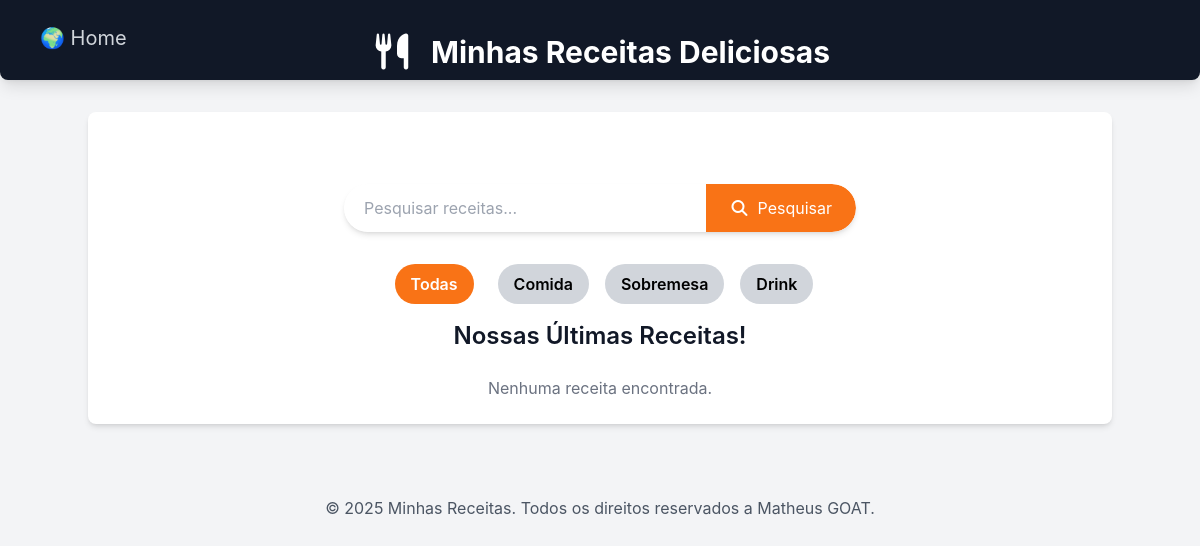
The page /receitas/ on the database as committed earlier.
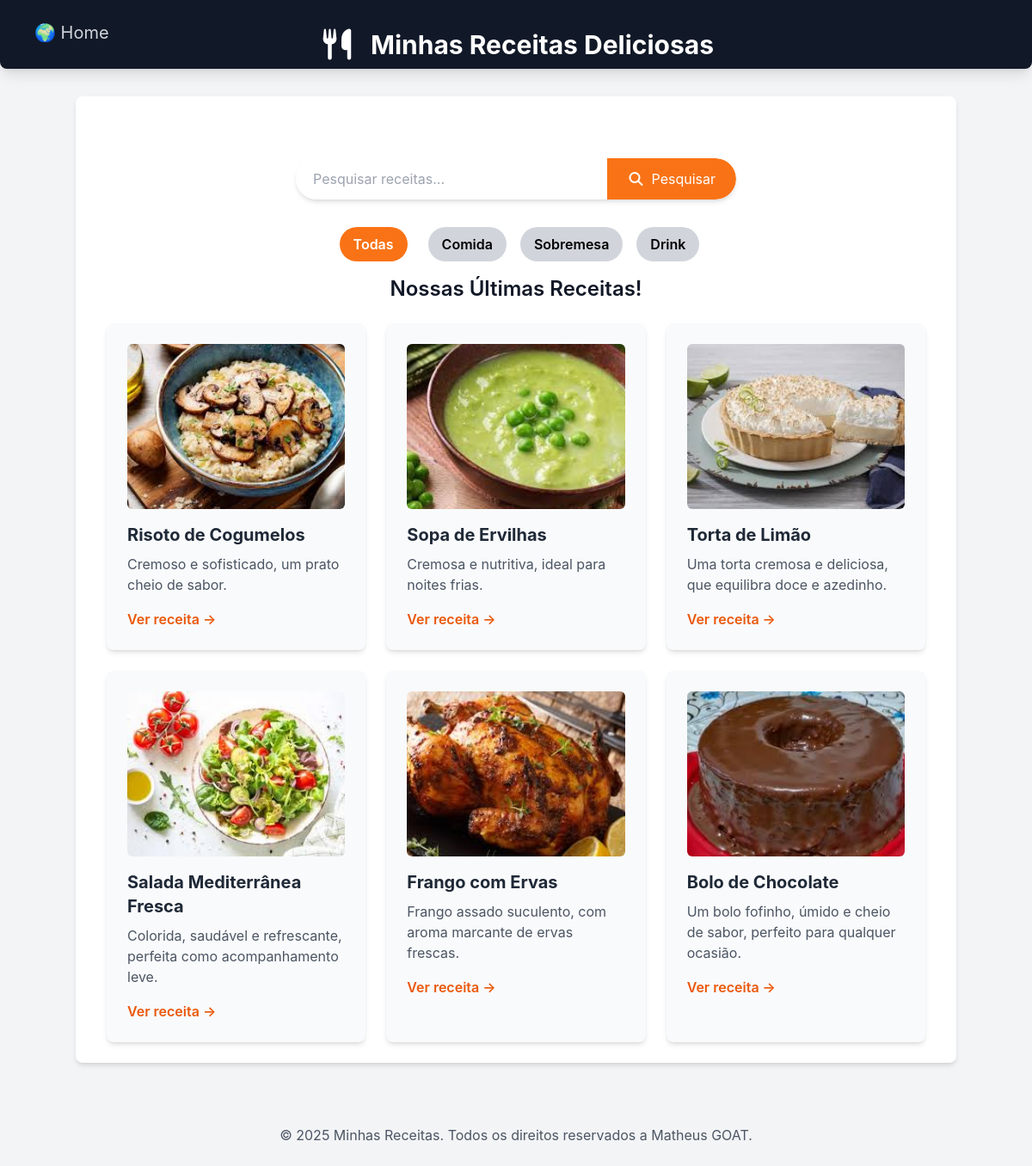
The same page on the database as committed later.
### receitas/models.py (models this page shows, shortened)
class Receita(models.Model):
    CATEGORIAS =[
        ('comida','Comida'),
        ('sobremesa','Sobremesa'),
        ('drink','Drink'),
    ]
    title = models.CharField("Título", max_length=200)
    description = models.TextField("Descrição")
    ingredients = models.TextField("Ingredientes")
    instructions = models.TextField("Modo de preparo")
    image = models.ImageField("Imagem", upload_to='receitas/images/', blank=True, null=True)
    categoria = models.CharField("Categoria", max_length=20, choices=CATEGORIAS, default='comida')
    created_at = models.DateTimeField(auto_now_add=True)
    updated_at = models.DateTimeField(auto_now=True)
    class Meta:
        verbose_name = "Receita"
        verbose_name_plural = "Receitas"
        ordering = ['-created_at'] #ordena as receitas pela data de criação (mais novas primeiro)

### receitas/views.py (the view)
# urls.py: 2. Add a URL to urlpatterns:  path('', views.home, name='home')
def home(request):
    categoria_slug = request.GET.get('categoria')
    categorias_choices = [choice[0] for choice in Receita.CATEGORIAS]
    if categoria_slug:
        receitas = Receita.objects.filter(categoria=categoria_slug)
        categoria_selecionada = categoria_slug
    else:
        receitas = Receita.objects.all()
        categoria_selecionada = None
    return render(request, 'receitas/home.html', {'receitas':receitas, 'categoria': categorias_choices, 'categoria_selecionada': categoria_selecionada})

### receitas/templates/receitas/home.html (shortened to what this page needs)
{% extends "receitas/base.html"%}
{% block content %}
<section class="container mx-auto mt-8 p-4 flex justify-center">
    <form method="get" action="{% url 'pesquisar_receitas' %}"
        class="w-full max-w-lg flex bg-white rounded-full shadow-md overflow-hidden">
        <input type="text" name="q" placeholder="Pesquisar receitas..."
            class="flex-grow p-3 text-gray-700 focus:outline-none focus:ring-2 focus:ring-orange-500 rounded-l-full pl-5">
        <button type="submit"
            class="bg-orange-500 hover:bg-orange-600 text-white p-3 px-6 rounded-r-full transition duration-300 ease-in-out flex items-center justify-center">
            <i class="fas fa-search mr-2"></i> Pesquisar
        </button>
    </form>
</section>
<nav class="relative justify-center my-4 z-10 flex space-x-4">
    <a href="{% url 'home' %}" class="text-white mx-2 px-4 py-2 rounded-full bg-orange-500 font-semibold">Todas</a>
    <a href="{% url 'home' %}?categoria=comida" class="text-black hover:text-orange-600 mx-2 px-4 py-2 rounded-full bg-gray-300 font-semibold">Comida</a>
    <a href="{% url 'home' %}?categoria=sobremesa"
        class="text-black hover:text-orange-600 mx-2 px-4 py-2 rounded-full bg-gray-300 font-semibold">Sobremesa</a>
    <a href="{% url 'home' %}?categoria=drink" class="text-black hover:text-orange-600 mx-2 px-4 py-2 rounded-full bg-gray-300 font-semibold">Drink</a>
</nav>
    <h2 class="text-2xl font-semibold mb-6 text-center">
        Nossas Últimas Receitas!
    </h2>
    <div class="flex flex-wrap justify-center gap-6">
        {% for receita in receitas %}
        <div
            class="w-full sm:w-[calc(50%-1.5rem)] lg:w-[calc(33.333%-1.5rem)] bg-gray-50 p-6 rounded-lg shadow-md hover:shadow-lg transition-shadow duration-300 ease-in-out">
            {% if receita.image %}
            <img src="{{receita.image.url}}" alt="Imagem de {{receita.title}}"
                class="w-full h-48 object-cover rounded-md mb-4">
            {% endif %}
            <h3 class="text-xl font-bold mb-2 text-gray-800">{{receita.title}}</h3>
            <p class="text-gray-600 mb-4">{{receita.description | truncatewords:20}}</p>
            <a href="{% url 'receita_detail' receita.id %}"
                class="text-orange-600 hover:text-orange-800 font-semibold">Ver receita &rarr;</a>
        </div>
        {% empty %}
        <p class="text-center text-gray-500 col-span-full">
            Nenhuma receita encontrada.
        </p>
        {% endfor %}
    </div>
{% endblock %}

### receitas/templates/receitas/base.html (shortened to what this page needs)
{% load static %}
<!DOCTYPE html>
<html lang="pt-br">
<head>
    <script src="https://cdn.tailwindcss.com"></script>
    <link rel="stylesheet" href="https://cdnjs.cloudflare.com/ajax/libs/font-awesome/7.0.0/css/all.min.css"
 />
</head>
<body class="bg-gray-100 text-gray-900">
    <header class="bg-gray-900 text-white h-[80px] p-6 shadow-lg rounded-b-lg">
        <nav class="ml-2 relative z-10 items-center flex space-x-4">
            <a href="{% url 'home' %}" class="text-gray-300 text-xl hover:text-orange-600 mx-2">
                🌍 Home</a>
        </nav>
        <div class="container mx-auto relative h-fit flex flex-col sm:flex-row items-center justify-center">
            <div class="absolute inset-0 flex items-center justify-center">
                <div class="flex items-center">
                    <div class="text-4xl mr-4">
                        <i class="fas fa-utensils"></i>
                    </div>
                    <h1 class="text-3xl font-bold text-center sm:text-left">
                        Minhas Receitas Deliciosas
                    </h1>
                </div>
            </div>
        </div>
    </header>
    <main class="container mx-auto p-6 mt-8 bg-white rounded-lg shadow-md">
        {% block content %}{% endblock %}
    </main>
    <footer class="mt-12 p-6 text-center text-gray-600">
        <p>&copy; 2025 Minhas Receitas. Todos os direitos reservados a Matheus GOAT.</p>
    </footer>
</body>
</html>

### receitas/templates/receitas/base.html (style rules this page uses)
body { font-family: 'Inter', sans-serif; }

Rows that differ between the two databases and show on the page:
added Receita: image (picture), title "Risoto de Cogumelos", description "Cremoso e sofisticado, um prato cheio de sabor."
added Receita: image (picture), title "Sopa de Ervilhas", description "Cremosa e nutritiva, ideal para noites frias."
added Receita: image (picture), title "Torta de Limão", description "Uma torta cremosa e deliciosa, que equilibra doce e azedinho."
added Receita: image (picture), title "Salada Mediterrânea Fresca", description "Colorida, saudável e refrescante, perfeita como acompanhamento leve."
added Receita: image (picture), title "Frango com Ervas", description "Frango assado suculento, com aroma marcante de ervas frescas."
added Receita: image (picture), title "Bolo de Chocolate", description "Um bolo fofinho, úmido e cheio de sabor, perfeito para qualquer ocasião."
Other text that changed with them:
text no longer shown: "Nenhuma receita encontrada."
